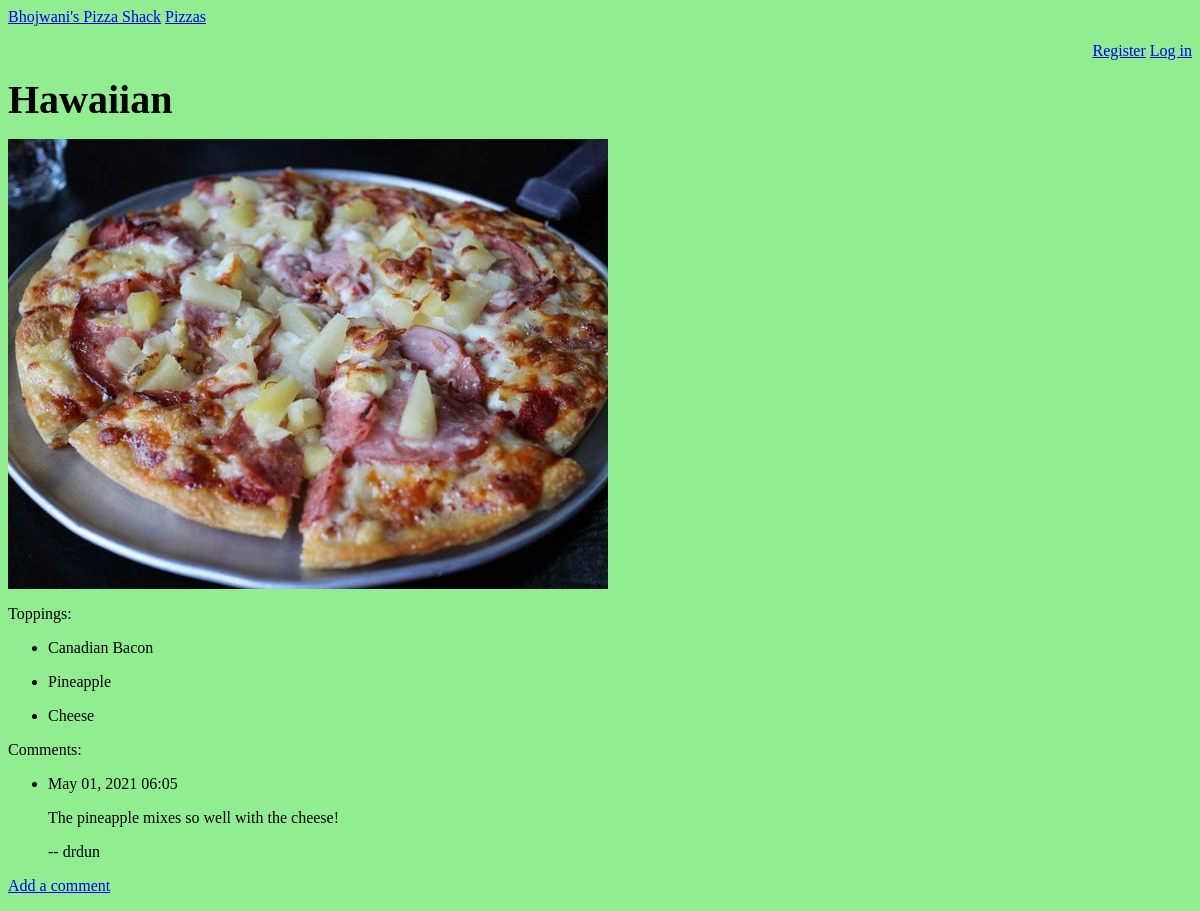
The app's page /pizzas/3/, older data.
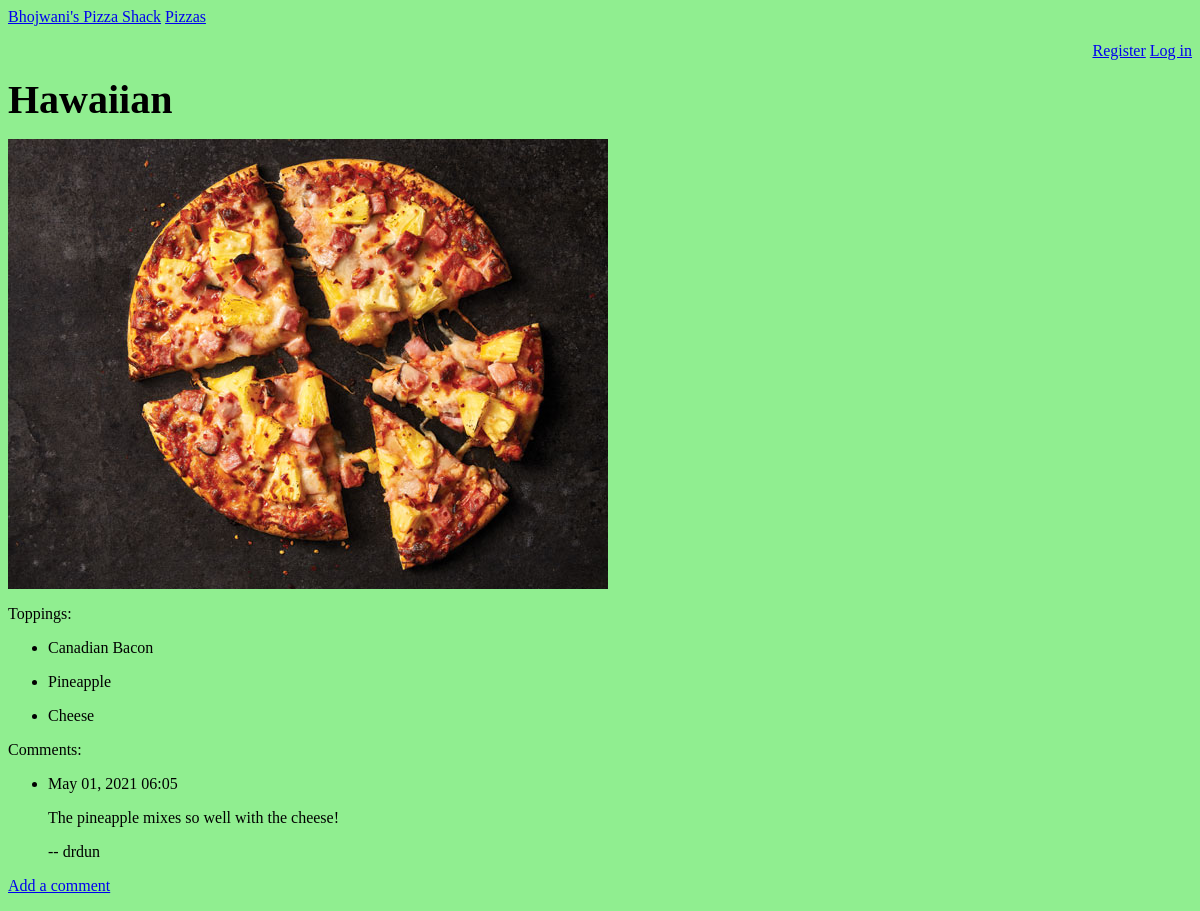
The same page, newer data.
### MainApp/models.py (models this page shows)
class Pizza(models.Model):
    name = models.CharField(max_length=200)
    date_added = models.DateTimeField(auto_now_add=True)
    image = models.ImageField(upload_to="images", blank=True)
    def __str__(self):
        return self.name

### MainApp/views.py (the view)
# urls.py: path("pizzas/<int:pizza_id>/", views.pizza, name="pizza"),
def pizza(request, pizza_id):
    pizza = Pizza.objects.get(id=pizza_id)
    toppings = pizza.topping_set.order_by("-date_added")
    comments = pizza.comment_set.order_by("-date_added")
    context = {"pizza": pizza, "toppings": toppings, "comments": comments}
    return render(request, "MainApp/pizza.html", context)

### MainApp/templates/MainApp/pizza.html (shortened to what this page needs)
{% extends "MainApp/base.html" %}
{% block content %}
<b style='font-size:40px'>{{ pizza }}</b>
<img src="{{ pizza.image.url }}" />
<p>Toppings: </p>
<ul>
    {% for topping in toppings %}
    <li>
        <p>{{ topping.name|linebreaks }}</p>
    </li>
    {% empty %}
    <li>There are no toppings for this pizza yet. </li>
    {% endfor %}
</ul>
<p>Comments: </p>
<ul>
    {% for comment in comments %}
    <li>
        <p>{{ comment.date_added|date:'M d, Y H:i' }}</p>
        <p>{{ comment.text|linebreaks }} -- {{ comment.username }}</p>
    </li>
    {% empty %}
    <li>There are no comments for this pizza yet. Be the first to add one!</li>
    {% endfor %}
</ul>
<p>
    <a href="{% url 'MainApp:new_comment' pizza.id %}">Add a comment</a>
</p>
{% endblock content %}

Row changes from the older to the newer data that the page shows:
changed Pizza "Hawaiian": image: a different picture
